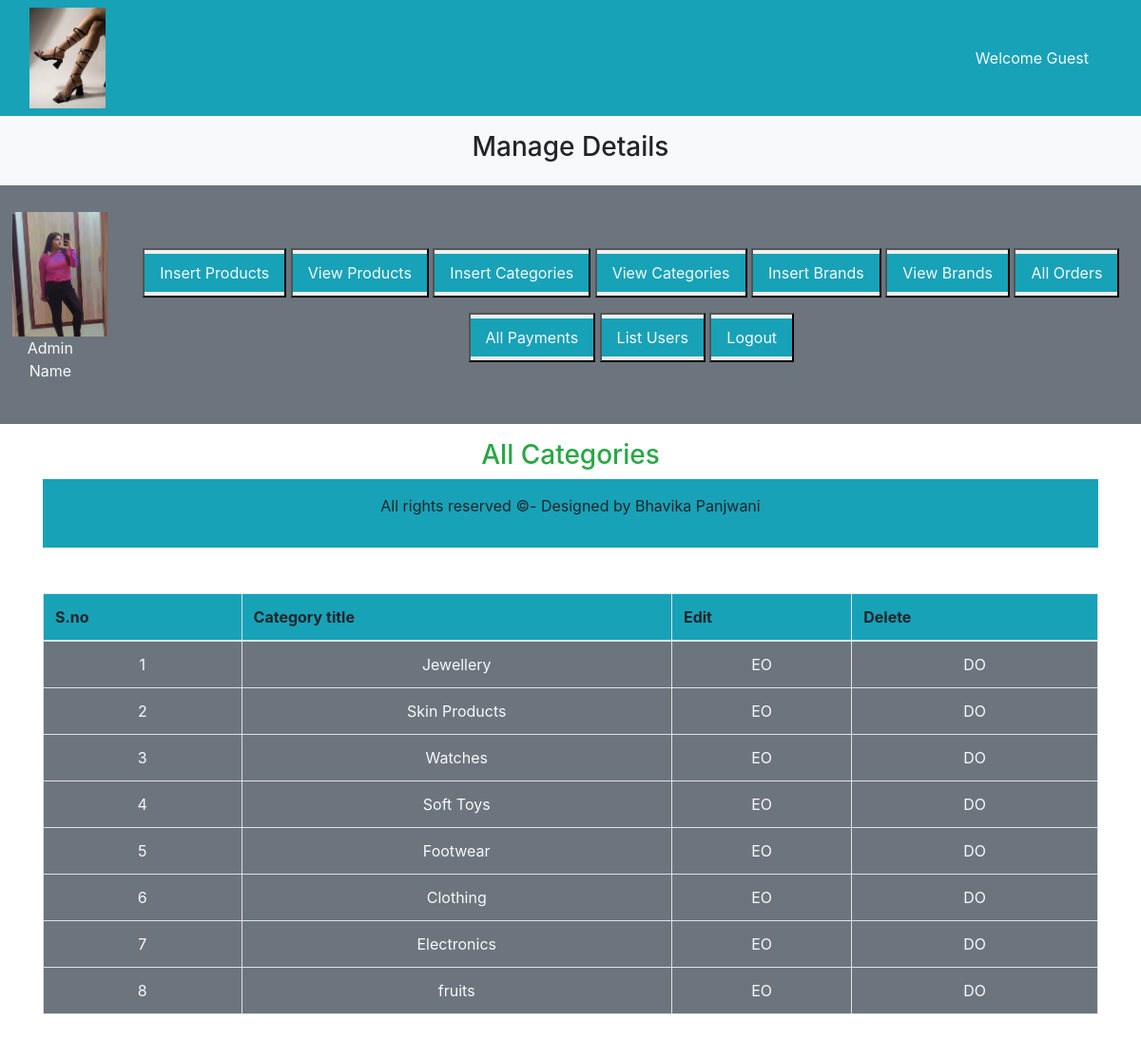
The page /admin_area/index.php?view_categories on the database its author committed.
### tables this page shows
CREATE TABLE `categories` (
  `category_id` int(11) NOT NULL,
  `category_title` varchar(100) NOT NULL
);

### admin_area/view_categories.php (the view, shortened to what this page needs)
<h3 class="text-center text-success">All Categories</h3>
<table class="table table-bordered mt-5">
<thead class="bg-info">
<tr>
<th>S.no</th>
<th>Category title</th>
<th>Edit</th>
<th>Delete</th>
</tr>
</thead>
<tbody class="bg-secondary text-light">
<tbody class="bg-secondary text-light">
<?php
$select_cat = "SELECT * FROM `categories`";
$result = mysqli_query($conn, $select_cat);
$number = 0;
while ($row = mysqli_fetch_assoc($result)) {
    $category_title = $row['category_title'];
    $number++;
?>
<tr class="text-center">
<td><?php echo $number?></td>
<td><?php echo $category_title?></td>
<td><a href='' class='text-light'>EO</a></td>
<td><a href='' class='text-light'>DO</a></td>
</tr>
<?php
}
?>
</tbody>

### style.css (style rules this page uses)
* { margin: 0; padding: 0; box-sizing: border-box; overflow-x: hidden; }

### rows shown on the page
categories: category_title "Jewellery"
categories: category_title "Skin Products"
categories: category_title "Watches"
categories: category_title "Soft Toys"
categories: category_title "Footwear"
categories: category_title "Clothing"
categories: category_title "Electronics"
categories: category_title "fruits"
